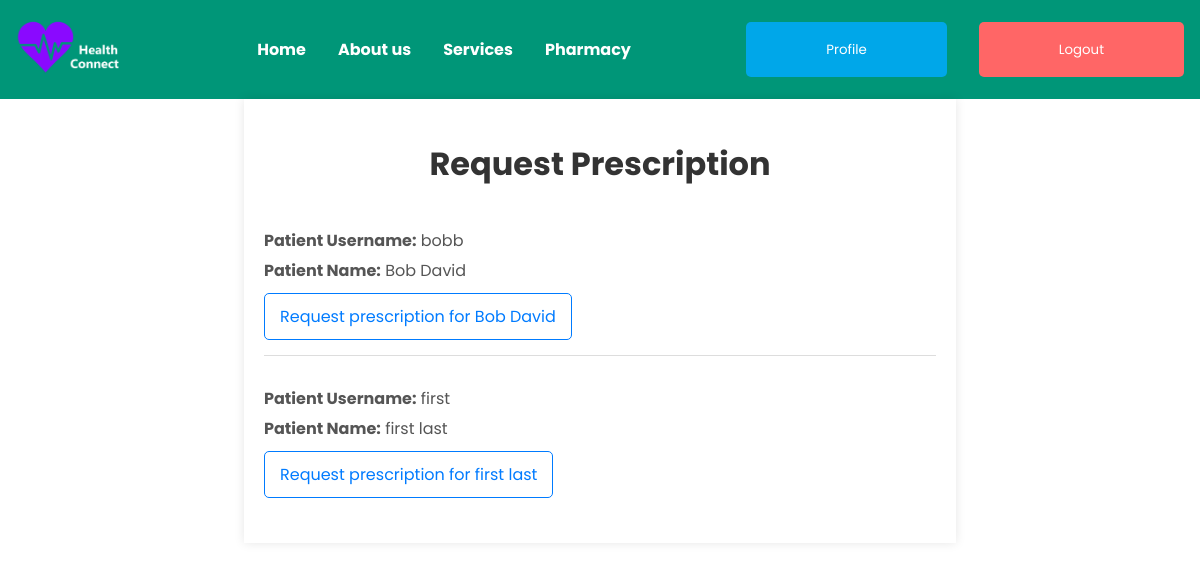
The app's page /doctors/list_patients_prescription/ (signed in), older data.
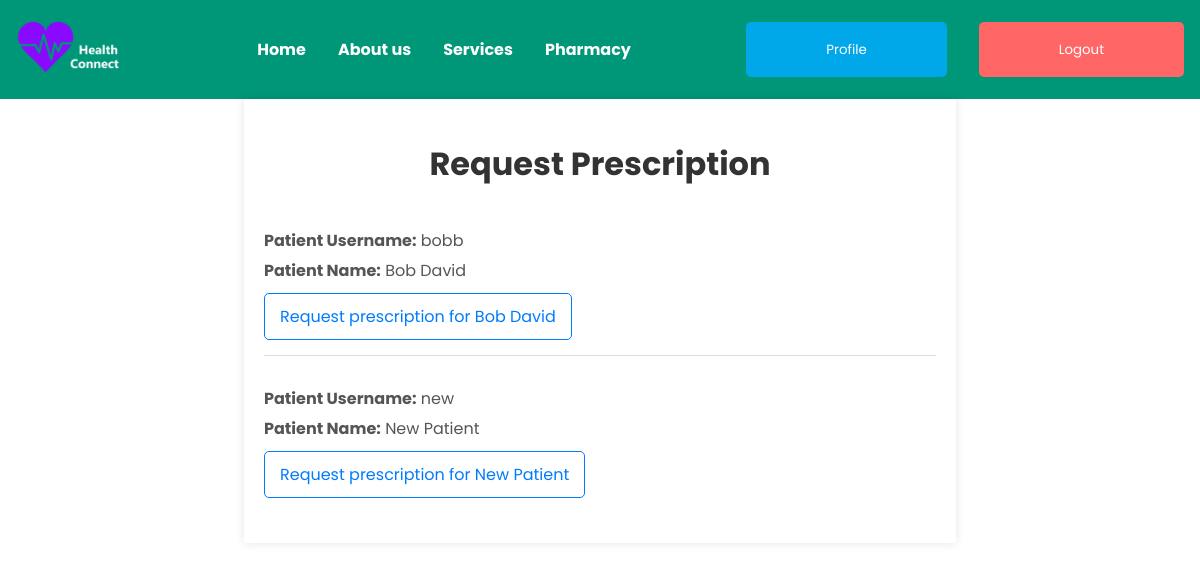
The same page, newer data.
### apps/patients/models.py (models this page shows)
class Patient(models.Model):
    user = models.OneToOneField(CustomUser, on_delete=models.CASCADE, primary_key=True)
    medical_history = models.ManyToManyField('MedicalRecord', blank=True, related_name='patients')
    primary_doctor = models.ForeignKey(Doctor, on_delete=models.SET_NULL, null=True, related_name='patients')
    prescriptions = models.ManyToManyField('pharmacists.Prescription', blank=True, related_name='patients')
    @property
    def full_name(self):
        return self.user.get_full_name()
    @property
    def username(self):
        return self.user.username
    def __str__(self):
        return self.user.username

### apps/accounts/models.py (models this page shows)
class CustomUser(AbstractUser):
    role = models.CharField(max_length=20)
    birthdate = models.DateField(null=True, blank=True)

### apps/doctors/views.py (the view)
# urls.py: path('list_patients_prescription/', views.list_patients_prescription, name='list_patients_prescription'),
@login_required
def list_patients_prescription(request):
    doctor = request.user.doctor
    patients = Patient.objects.filter(primary_doctor=doctor)
    for patient in patients:
        print(f"Patient: {patient}, Username: {patient.username}")
    return render(request, 'list_patients_prescription.html', {'patients': patients})

### apps/doctors/templates/list_patients_prescription.html (shortened to what this page needs)
{% extends "layout.html" %}
{% load static %}
{% block extra_styles%}<link rel="stylesheet" href="{% static 'css/list_patients.css' %}">{% endblock %}
{% block content %}
<div class="container">
    <h1>Request Prescription</h1>
    {% for patient in patients %}
        <div class="patient-entry">
            <p><strong>Patient Username:</strong> {{ patient.username }}</p>
            <p><strong>Patient Name:</strong> {{ patient.full_name }}</p>
            <a href="{% url 'request_prescription' patient.username %}">Request prescription for {{ patient.full_name }}</a>
        </div>
    {% endfor %}
</div>
{% endblock %}

Row changes from the older to the newer data that the page shows:
removed Patient: username "first", full_name "first last"
added Patient: username "new", full_name "New Patient"
